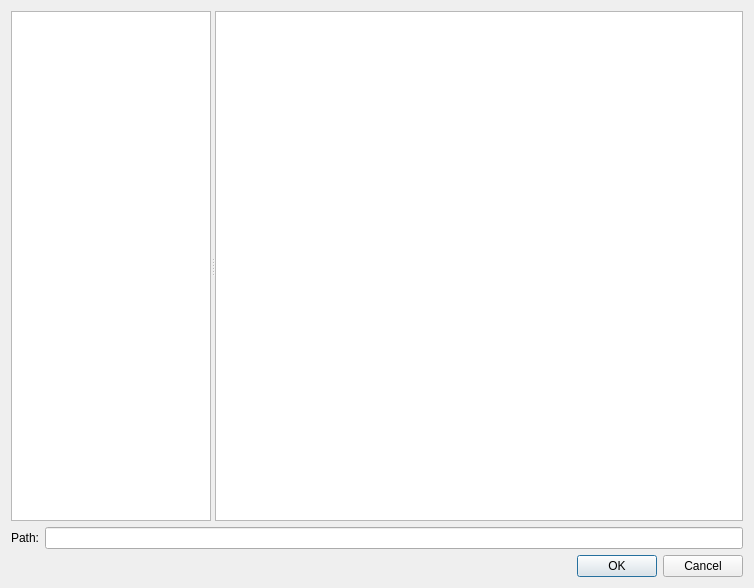
<?xml version="1.0" encoding="UTF-8"?>
<ui version="4.0">
 <class>AdvFileLayout</class>
 <widget class="QDialog" name="AdvFileLayout">
  <property name="geometry">
   <rect>
    <x>0</x>
    <y>0</y>
    <width>754</width>
    <height>588</height>
   </rect>
  </property>
  <property name="windowTitle">
   <string>Dialog</string>
  </property>
  <layout class="QVBoxLayout" name="verticalLayout_2">
   <item>
    <widget class="QSplitter" name="splitter">
     <property name="sizePolicy">
      <sizepolicy hsizetype="Expanding" vsizetype="Expanding">
       <horstretch>0</horstretch>
       <verstretch>0</verstretch>
      </sizepolicy>
     </property>
     <property name="orientation">
      <enum>Qt::Horizontal</enum>
     </property>
     <property name="opaqueResize">
      <bool>true</bool>
     </property>
     <property name="childrenCollapsible">
      <bool>false</bool>
     </property>
     <widget class="QListView" name="fileList">
      <property name="sizePolicy">
       <sizepolicy hsizetype="Preferred" vsizetype="Expanding">
        <horstretch>0</horstretch>
        <verstretch>0</verstretch>
       </sizepolicy>
      </property>
      <property name="maximumSize">
       <size>
        <width>200</width>
        <height>16777215</height>
       </size>
      </property>
     </widget>
     <widget class="QTreeView" name="fileTree"/>
    </widget>
   </item>
   <item>
    <layout class="QHBoxLayout" name="horizontalLayout">
     <item>
      <widget class="QLabel" name="label">
       <property name="text">
        <string>Path:</string>
       </property>
      </widget>
     </item>
     <item>
      <widget class="QLineEdit" name="pathBox"/>
     </item>
    </layout>
   </item>
   <item>
    <widget class="QDialogButtonBox" name="buttonBox">
     <property name="orientation">
      <enum>Qt::Horizontal</enum>
     </property>
     <property name="standardButtons">
      <set>QDialogButtonBox::Cancel|QDialogButtonBox::Ok</set>
     </property>
    </widget>
   </item>
  </layout>
 </widget>
 <resources/>
 <connections>
  <connection>
   <sender>buttonBox</sender>
   <signal>accepted()</signal>
   <receiver>AdvFileLayout</receiver>
   <slot>accept()</slot>
   <hints>
    <hint type="sourcelabel">
     <x>248</x>
     <y>254</y>
    </hint>
    <hint type="destinationlabel">
     <x>157</x>
     <y>274</y>
    </hint>
   </hints>
  </connection>
  <connection>
   <sender>buttonBox</sender>
   <signal>rejected()</signal>
   <receiver>AdvFileLayout</receiver>
   <slot>reject()</slot>
   <hints>
    <hint type="sourcelabel">
     <x>316</x>
     <y>260</y>
    </hint>
    <hint type="destinationlabel">
     <x>286</x>
     <y>274</y>
    </hint>
   </hints>
  </connection>
 </connections>
</ui>
